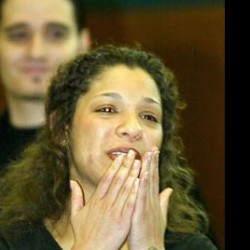
#> input picture 5.OpenCV/test_images/14A19C.jpg, 250 x 250 px, found by its file name
$ python detect_face.py
#> lines starting #> are read from the running program, lines starting #| are printed output that depends on the picture; after the words box and inside, x2 and y2 are one past the last pixel; in counts of white or black regions, pixels touching at a corner belong together
import cv2

image_path = '/Users/astafivalentina/PycharmProjects/AILabs/5.OpenCV/test_images/14A19C.jpg'
def detect_face(image_path, output_path=None):
    cascade = cv2.CascadeClassifier(cv2.data.haarcascades + 'haarcascade_frontalface_default.xml')
    image = cv2.imread(image_path)
#> image is the input picture: shape (250, 250, 3); mean B, G, R 54, 88.8, 103.1
    gray_image = cv2.cvtColor(image, cv2.COLOR_BGR2GRAY)
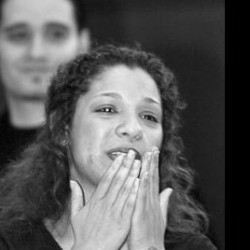
#> gray_image: shape (250, 250); min 0, max 245, mean 89.1
    faces = cascade.detectMultiScale(gray_image, scaleFactor=1.3, minNeighbors=5)
#> faces = [[71, 69, 113, 113]]

    for (x, y, w, h) in faces:
        cv2.rectangle(image, (x, y), (x+w, y+h), (255, 0, 0), 2)
#> this loop made 1 pass
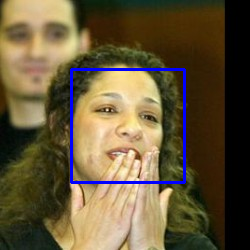
#> image: shape (250, 250, 3); 2.16% of pixels changed, all inside (x1, y1, x2, y2) = (70, 68, 186, 184)

    if len(faces) == 0:
        print("No face detected!")
        return None
    else:
        print(f"Face detected at coordinates: ({x}, {y}, {w}, {h})")
#| Face detected at coordinates: (71, 69, 113, 113)

    if output_path:
        cv2.imwrite(output_path, image)
        print(f"Image saved to {output_path}")

    return image
output_path = '/Users/astafivalentina/PycharmProjects/AILabs/5.OpenCV/image_tasks/image_task_2_detect_face.jpg'

detect_face(image_path, output_path=output_path)

$ run again, with 5.OpenCV/test_images/0AA0A2.jpg copied over 5.OpenCV/test_images/14A19C.jpg
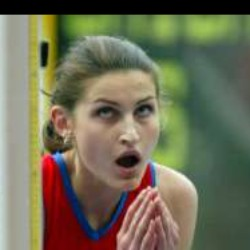
#> input picture 5.OpenCV/test_images/0AA0A2.jpg, 250 x 250 px, found by its file name
#> in detect_face, image is the input picture: shape (250, 250, 3); mean B, G, R 86.6, 110.3, 112.7
#> in detect_face, `gray_image = cv2.cvtColor(image, cv2.COLOR_BGR2GRAY)`:
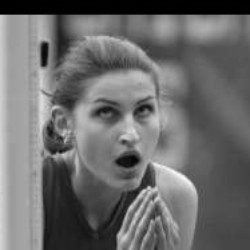
#> gray_image: shape (250, 250); min 0, max 251, mean 108.3
#> faces = [[63, 62, 125, 125]]
#> the loop in detect_face, `for (x, y, w, h) in faces:` made 1 pass
#> after the loop in detect_face, `for (x, y, w, h) in faces:`:
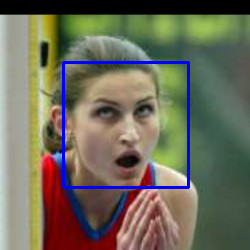
#> image: shape (250, 250, 3); 2.39% of pixels changed, all inside (x1, y1, x2, y2) = (62, 61, 190, 189)
#| Face detected at coordinates: (63, 62, 125, 125)

$ run again, with 5.OpenCV/test_images/27DAC4.jpg copied over 5.OpenCV/test_images/14A19C.jpg
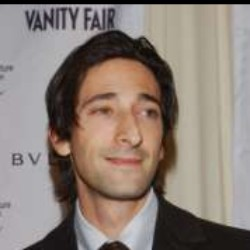
#> input picture 5.OpenCV/test_images/27DAC4.jpg, 250 x 250 px, found by its file name
#> in detect_face, image is the input picture: shape (250, 250, 3); mean B, G, R 119, 127.3, 140.1
#> in detect_face, `gray_image = cv2.cvtColor(image, cv2.COLOR_BGR2GRAY)`:
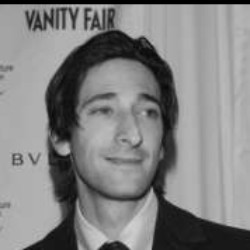
#> gray_image: shape (250, 250); min 0, max 214, mean 130.2
#> faces = [[67, 69, 114, 114]]
#> the loop in detect_face, `for (x, y, w, h) in faces:` made 1 pass
#> after the loop in detect_face, `for (x, y, w, h) in faces:`:
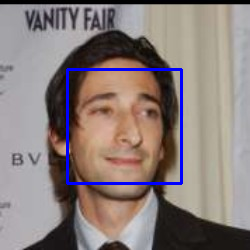
#> image: shape (250, 250, 3); 2.18% of pixels changed, all inside (x1, y1, x2, y2) = (66, 68, 183, 185)
#| Face detected at coordinates: (67, 69, 114, 114)

$ run again, with 5.OpenCV/test_images/2FC4FD.jpg copied over 5.OpenCV/test_images/14A19C.jpg
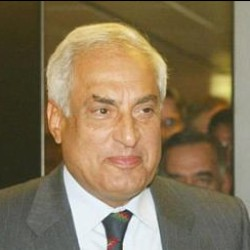
#> input picture 5.OpenCV/test_images/2FC4FD.jpg, 250 x 250 px, found by its file name
#> in detect_face, image is the input picture: shape (250, 250, 3); mean B, G, R 86.2, 115.2, 132.3
#> in detect_face, `gray_image = cv2.cvtColor(image, cv2.COLOR_BGR2GRAY)`:
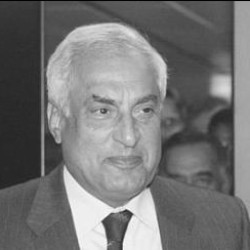
#> gray_image: shape (250, 250); min 1, max 251, mean 117
#> faces = [[148, 148, 80, 80], [67, 67, 118, 118]]
#> the loop in detect_face, `for (x, y, w, h) in faces:` made 2 passes
#> after the loop in detect_face, `for (x, y, w, h) in faces:`:
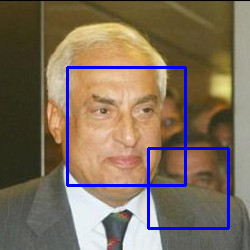
#> image: shape (250, 250, 3); 3.76% of pixels changed, all inside (x1, y1, x2, y2) = (66, 66, 230, 230)
#| Face detected at coordinates: (67, 67, 118, 118)
